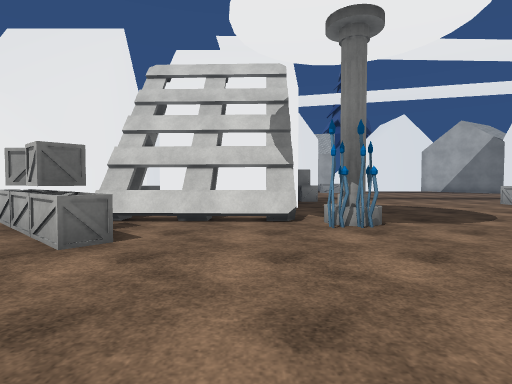
[1] (above)

24 first-person views from a walk through a 3-D level made in the Unity game engine. The camera is 1.3 m above the floor, tilts 2° down and sees 80° across. The floor is counted in squares, 2 m on a side. Each view is taken from the middle of a square. On the plan, view 1 faces up. The plan holds only what a view shows up to about 10 squares ahead; the rest is blank. The place goes on beyond the plan. The player character is not drawn. Some surface patterns are stand-ins.

[2]
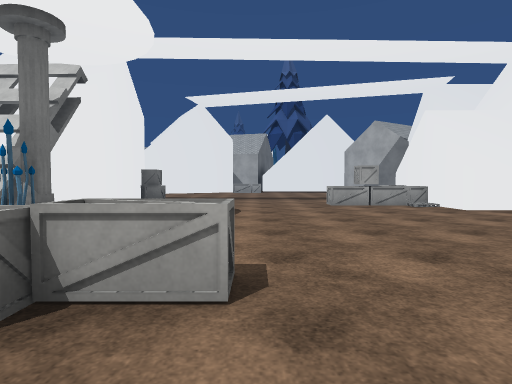

[3]
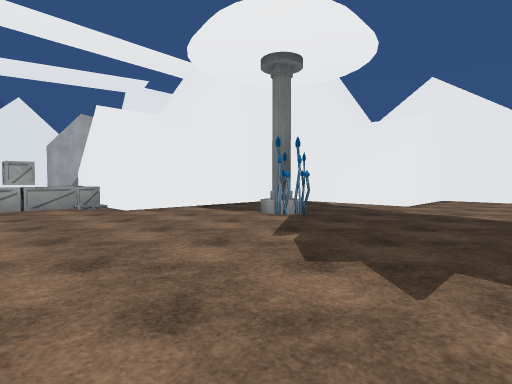

[4]
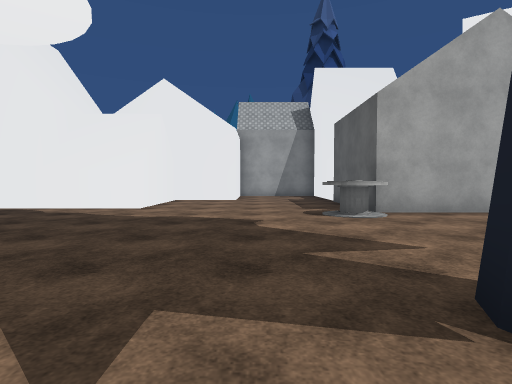

[5]
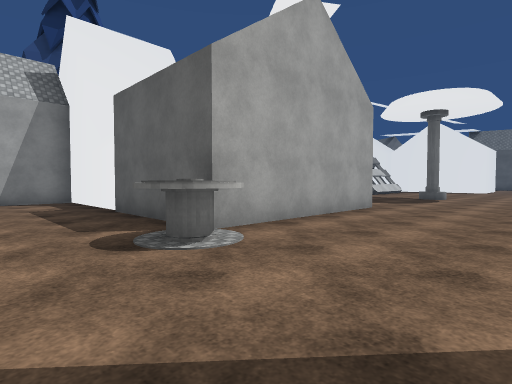

[6]
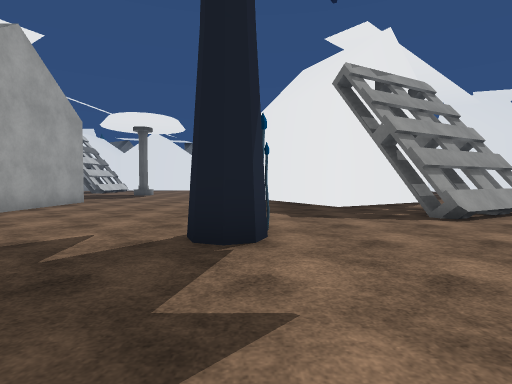

[7]
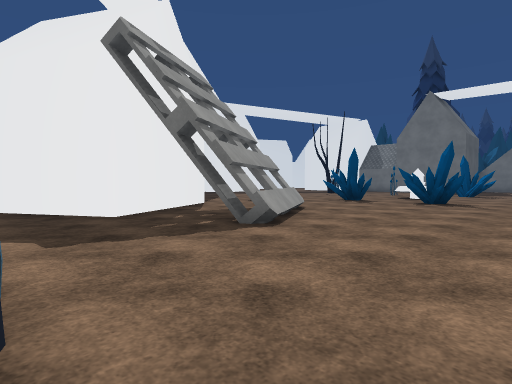

[8]
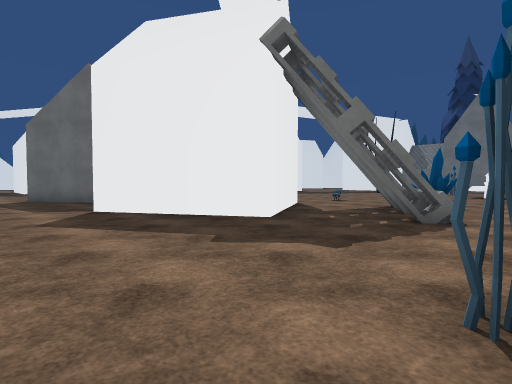

[9]
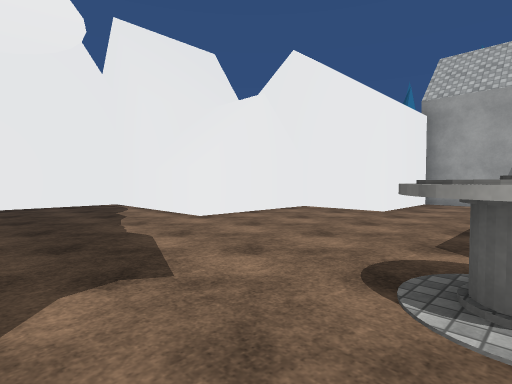

[10]
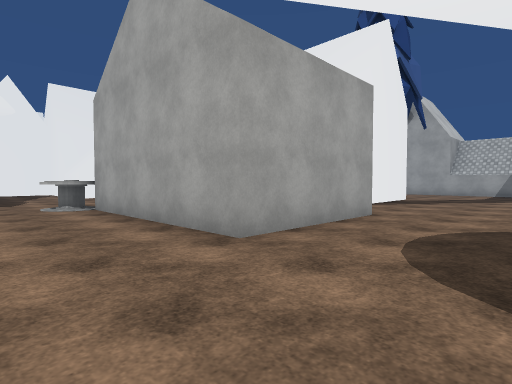

[11]
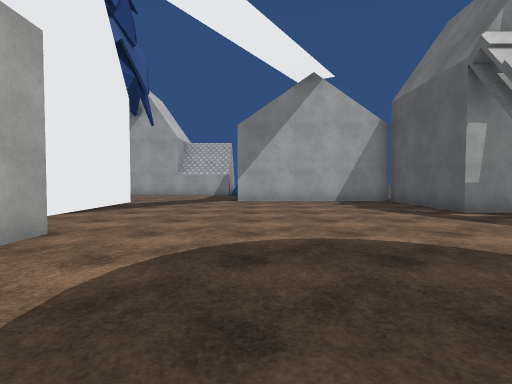

[12]
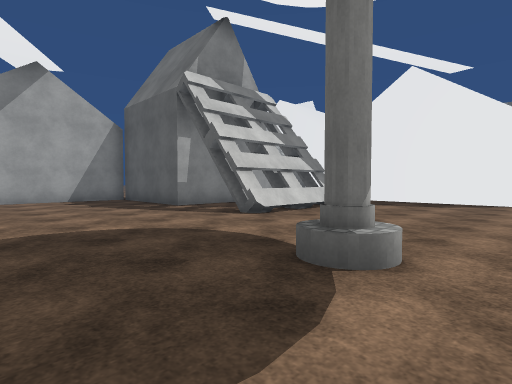

[13]
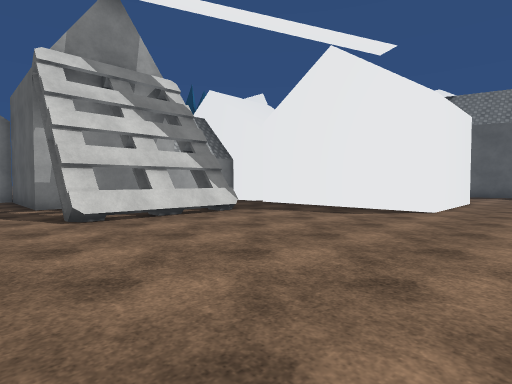

[14]
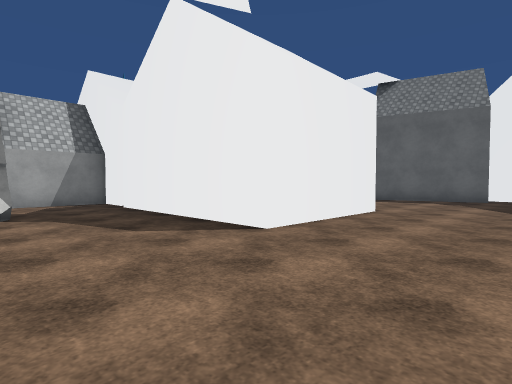

[15]
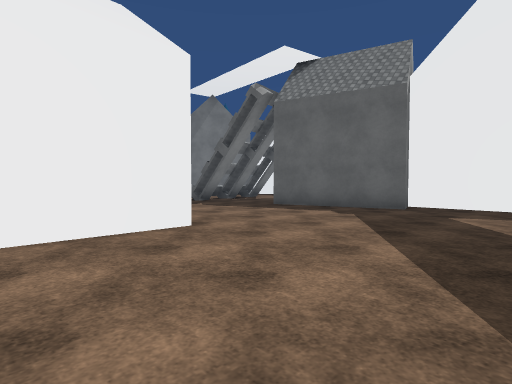

[16]
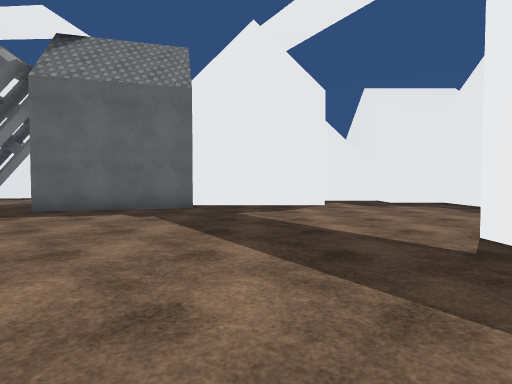

[17]
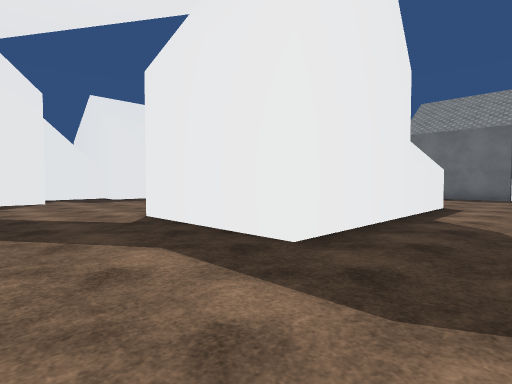

[18]
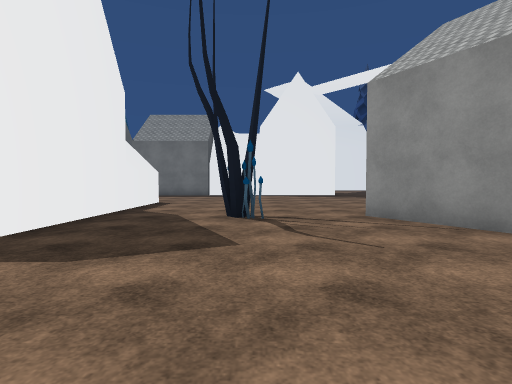

[19]
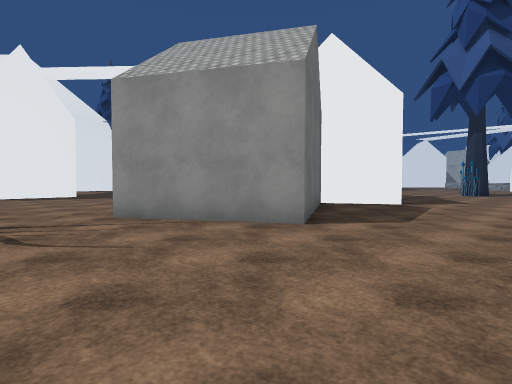

[20]
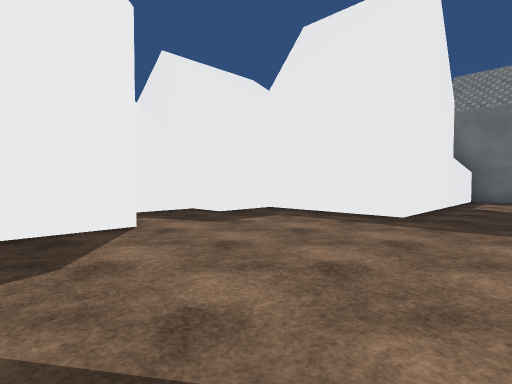

[21]
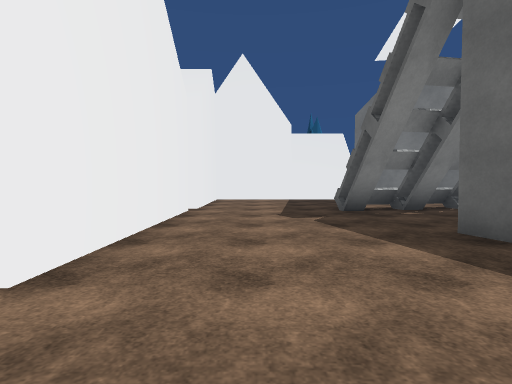

[22]
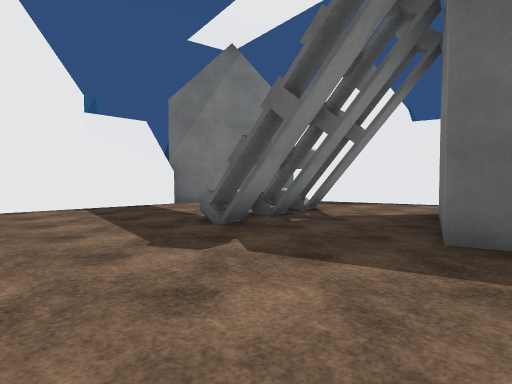

[23]
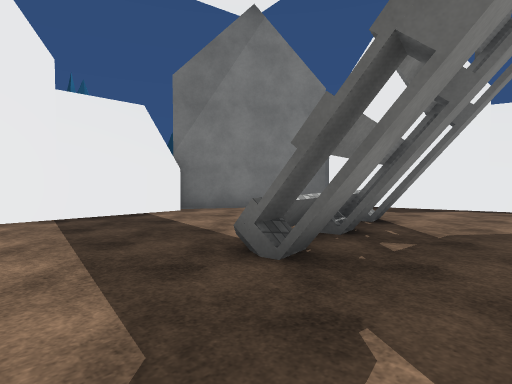

[24]
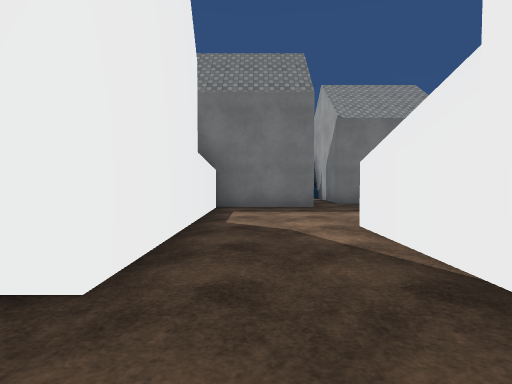

### Floor plan
Key: @ floor where view 1 was taken; # wall or solid block; . floor; = window, fence, low wall or low ledge; O other object.
Columns run from 2 left of view 1 to 24 right of it. Each row starts with its distance up from view 1.
 10    OO ..... O O
  9  OOO. ...OOOOOOO
  8 OOOO........OOOO
  7    .........OOOOOO OO
  6 OOO...............OOO
  5 OOO.O.........O...OOO
  4 O..OO.........O...OO O
  3 O.............O...OOOO
  2 .....OOO.............O
  1  ... O...............OOOO
  0   @   ..................OO
 -1 ...........OO...........OO
 -2 .O.........O....OO......OO
 -3 .OO....=.........OOOOOOOOO
 -4  ....=###........O    OOO
 -5  OO..#...........O     OO
 -6  O .....OO.......O    OOOO.
 -7     ...OOO.......OOOO......
 -8      .O OOO................
 -9         OOOO...............
-10          O................O
-11          O................O
-12           O.....O.........O
-13         OOO...............O
-14        OOOOO..............O
-15    .....OOO.........O..OOOO
-16   ......O...........O .OOOO
-17   ..................O  O
-18     ....OO.............OO
-19     ...................OO
-20 O...............OOOOOOOOO
-21 O....OOOOOO.....OOO   OOO
-22 O    O    O.....OOO
-23 O.   O    O.....OOOOOOOOO
-24 .....OOO OO..............
-25 OO.......................O
-26 OO.......................OO
-27 OOOOOOOO............OO...OO
-28 OO    OO........OOO..O...OO
-29       OO.......OOOO.OO...O
-30        OO..OOOO OOO..O...O
-31       OOOOO       O.... O

Where each view was taken, in squares from view 1:
view 1: 0 up, 0 right, facing up
view 2: 0 up, 5 right, facing up
view 3: 0 up, 7 right, facing up-right
view 4: 0 up, 8 right, facing right
view 5: 0 up, 11 right, facing down-right
view 6: 2 up, 9 right, facing down
view 7: 0 up, 9 right, facing down-left
view 8: 2 down, 11 right, facing down-left
view 9: 2 down, 12 right, facing up-right
view 10: 10 down, 12 right, facing up-right
view 11: 10 down, 14 right, facing right
view 12: 10 down, 13 right, facing down-right
view 13: 13 down, 12 right, facing down-right
view 14: 17 down, 11 right, facing down-right
view 15: 21 down, 10 right, facing down-right
view 16: 21 down, 11 right, facing down
view 17: 19 down, 11 right, facing down-left
view 18: 18 down, 12 right, facing left
view 19: 18 down, 12 right, facing up-left
view 20: 25 down, 11 right, facing down-left
view 21: 25 down, 12 right, facing right
view 22: 24 down, 15 right, facing down-right
view 23: 25 down, 17 right, facing down-right
view 24: 26 down, 7 right, facing left
